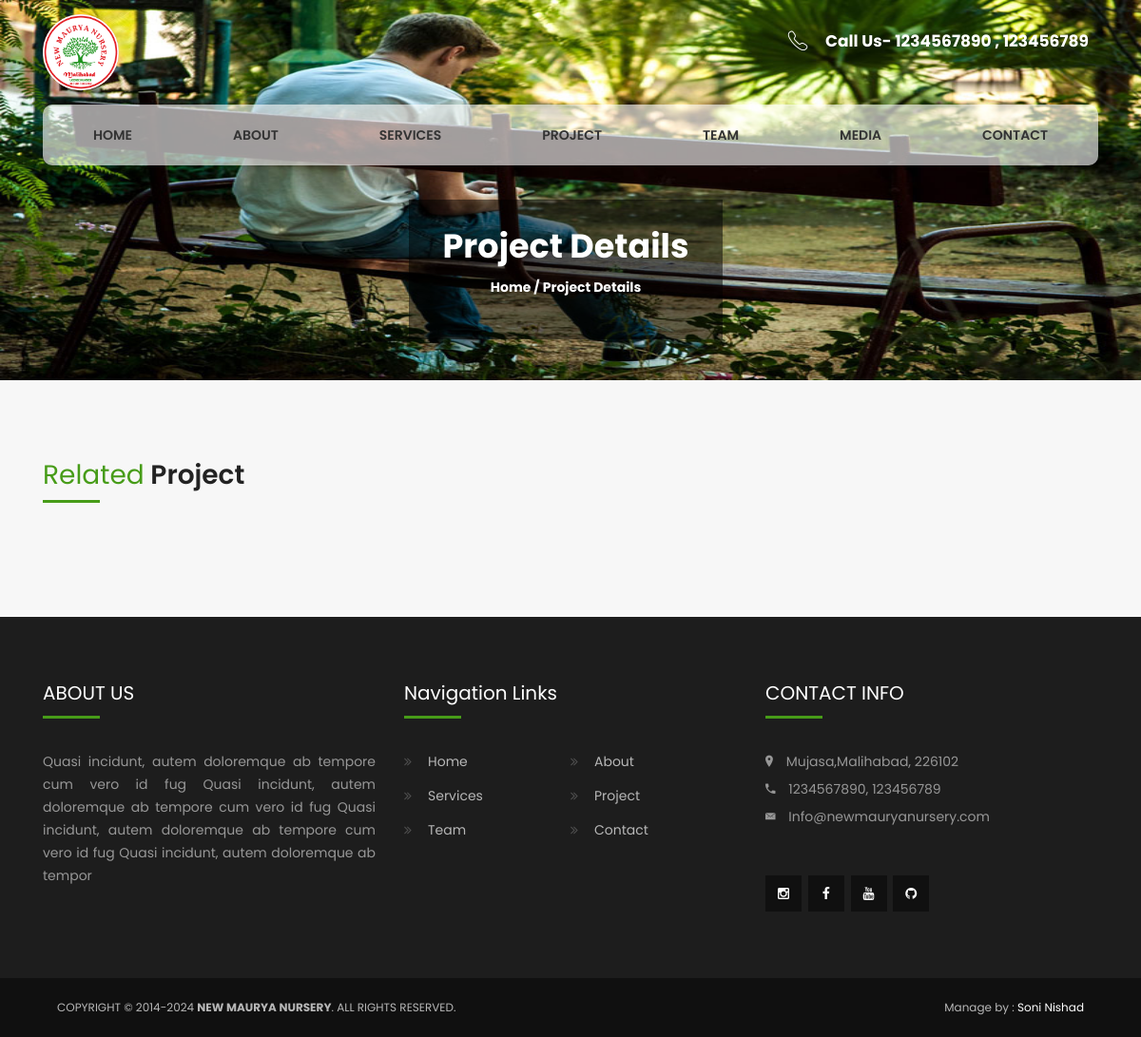
The app's page /project-details.php with its own data.
### tables this page shows
CREATE TABLE `logo` (
  `id` int(11) NOT NULL,
  `image` varchar(1000) NOT NULL
);

CREATE TABLE `header` (
  `id` int(11) NOT NULL,
  `address` varchar(1000) NOT NULL,
  `email` varchar(50) NOT NULL,
  `contactno` varchar(13) NOT NULL,
  `contactinfo` varchar(13) NOT NULL,
  `social_media` varchar(2000) NOT NULL
);

CREATE TABLE `background` (
  `id` int(11) NOT NULL,
  `image` varchar(2000) NOT NULL
);

CREATE TABLE `footer` (
  `id` int(11) NOT NULL,
  `about` varchar(225) NOT NULL
);

CREATE TABLE `social_media` (
  `id` int(11) NOT NULL,
  `icons` varchar(225) NOT NULL,
  `url` varchar(225) NOT NULL
);

### project-details.php (the view, shortened to what this page needs)
<?php
include ("navigation.php");
?>
<div class="box">
                <?php
                $query="select * from background";
                $result=mysqli_query($conn,$query);
                $row=mysqli_fetch_assoc($result)
                ?>
    <img src="upload/<?php echo $row['image']; ?>" alt="" height="400px" width="100%">
    <div class="div title_row light-color" style="margin-top:-220px;">
        <h1 style="width:330px;height:147px; padding-top:30px; background:rgba(0, 0, 0, .5);"><span>Project Details</span>
            <div class="page-breadcrumb mt-3" style="font-size:14px;background:transparent;z-index:-1;">
                <a>Home </a>/ <span style="color:white;">Project Details</span>
            </div>
        </h1>
    </div>
</div>
<div class="padding gray-bg">
    <div class="container">
        <div class="row">
            <div class="col-sm-12">
                <div class="he pb-30 ">
                    <h2><span>Related</span> Project</h2>
                    <span class="b-line l-left"></span>
                </div>
            </div>
        </div>
    </div>
</div>
<?php
include ("footer.php");
?>

### navigation.php (shortened to what this page needs)
<?php
               include ('connection.php');
?>
<!DOCTYPE html>
<html lang="en">
<head>
    <link href="assets/css/bootstrap.min.css" rel="stylesheet" type="text/css">
    <link href="assets/css/owl.carousel.css" rel="stylesheet" type="text/css">
    <link href="assets/css/font-awesome.css" rel="stylesheet" type="text/css">
    <link href="assets/css/ionicons.css" rel="stylesheet" type="text/css">
    <link href="assets/css/flaticon.css" rel="stylesheet" type="text/css">
    <link href="assets/css/simple-line-icons.css" rel="stylesheet" type="text/css">
    <link href="assets/css/settings.css" type="text/css" rel="stylesheet" media="screen">
    <link href="assets/css/layers.css" type="text/css" rel="stylesheet" media="screen">
    <link href="assets/css/style.css" type="text/css" rel="stylesheet">
    <link href="assets/css/index.css" type="text/css" rel="stylesheet">
    <link href="assets/css/header.css" type="text/css" rel="stylesheet">
    <link href="assets/css/footer.css" type="text/css" rel="stylesheet">
    <link href="assets/css/style.css" type="text/css" rel="stylesheet">
    <link href="assets/css/index1.css" type="text/css" rel="stylesheet">
    <link href="assets/css/header1.css" type="text/css" rel="stylesheet">
    <link href="assets/css/footer1.css" type="text/css" rel="stylesheet">
    <link href="assets/css/theme-color/default.css" rel="stylesheet" type="text/css" id="theme-color" />
</head>
<body>
    <header id="header" class="header">
        <div class="nav-wrap">
            <div class="container">
                <div class="top_info ptb-15">
                    <div class="row d-flex justify-content-between">
                        <div class="col-md-3">
                            <div class="logo">
                                <?php
                                $query="select * from logo";
                                $result=mysqli_query($conn,$query);
                                $row=mysqli_fetch_assoc($result)
                                ?>
                                <img src="upload/<?php echo $row['image']; ?>" alt="Logo" height="80px" width="80px">
                            </div>
                        </div>
                        <div class="col-md-5 d-flex aling-items-center">
                            <div class="call_now">
                                <?php
                                $query="select * from header";
                                $result=mysqli_query($conn,$query);
                                $row=mysqli_fetch_assoc($result)
                                ?>
                                <i class="ion-ios-telephone-outline"></i>
                                <span> <a href="#">Call Us- <?php echo $row['contactno']?> , <?php echo $row['contactinfo']?></a></span>
                            </div>
                        </div>
                    </div>
                </div>
                <div class="row">
                    <div class="col-md-12 nav-bg">
                        <div class="nav_bg_color">
                            <nav class="navigation">
                                <ul class="mobile-menu d-md-flex justify-content-around">
                                    <li>
                                        <a href="index">Home</a><i class="ion-ios-plus-empty hidden-md-up"></i>
                                    </li>
                                    <li>
                                        <a href="about">About</a><i class="ion-ios-plus-empty hidden-md-up"></i>
                                    </li>
                                    <li>
                                        <a href="services">Services</a><i class="ion-ios-plus-empty hidden-md-up"></i>
                                    </li>
                                    <li>
                                        <a href="project">Project</a><i class="ion-ios-plus-empty hidden-md-up"></i>
                                    </li>
                                    <li>
                                        <a href="team">Team</a><i class="ion-ios-plus-empty hidden-md-up"></i>
                                    </li>
                                    <li>
                                        <a href="media">Media</a><i class="ion-ios-plus-empty hidden-md-up"></i>
                                    </li>
                                    <li>
                                        <a href="contact">Contact</a><i class="ion-ios-plus-empty hidden-md-up"></i>
                                    </li>
                                </ul>
                            </nav>
                        </div>
                    </div>
                </div>
            </div>
        </div>
    </header>

### footer.php (shortened to what this page needs)
<footer id="footer">
    <div id="footer-widgets" class="container style-1">
        <div class="row">
            <div class="col-lg-4">
                <div class="widget widget_text">
                    <h2 class="widget-title"><span>ABOUT US</span></h2>
                    <div class="textwidget">
                        <?php
                       $query="select * from footer";
                       $result=mysqli_query($conn,$query);
                       $row=mysqli_fetch_assoc($result)
                       ?>
                        <p class="justifier">
                            <?php echo $row['about']; ?>
                        </p>
                    </div>
                </div>
            </div>
            <div class="col-lg-4">
                <div class="widget widget_links">
                    <h2 class="widget-title"><span>Navigation Links</span></h2>
                    <ul class="wprt-links clearfix col2">
                        <li>
                            <a href="index">Home</a>
                        </li>
                        <li>
                            <a href="about">About</a>
                        </li>
                        <li>
                            <a href="services">Services</a>
                        </li>
                        <li>
                            <a href="project">Project</a>
                        </li>
                        <li>
                            <a href="team">Team</a>
                        </li>
                        <li>
                            <a href="contact">Contact</a>
                        </li>
                    </ul>
                </div>
            </div>
            <div class="col-lg-4">
                <div class="widget widget_information">
                    <h2 class="widget-title"><span>CONTACT INFO</span></h2>
                    <?php
                       $query="select * from header";
                       $result=mysqli_query($conn,$query);
                       $row=mysqli_fetch_assoc($result)
                       ?>
                    <ul>
                           <li class="address clearfix">
                               <span class="icon ion-ios-location"></span>
                               <span style="padding-bottom:3px;margin-left:10px"><?php echo $row['address']; ?></span>
                           </li>
                           <li class="phone clearfix">
                               <span class="icon ion-android-call"></span>
                               <span style="padding-bottom:3px;margin-left:10px"><?php echo $row['contactno']; ?>,  <?php echo $row['contactinfo']; ?></span>
                           </li>
                           <li class="email clearfix">
                               <span class="icon ion-ios-email"></span>
                               <span style="margin-left:10px"><?php echo $row['email']; ?></span>
                           </li>
                       </ul>
                </div>
                <div class="widget widget_socials">
                    <?php
                       $query="select * from social_media";
                       $result=mysqli_query($conn,$query);
                       while($row=mysqli_fetch_assoc($result))
                       {
                       ?>
                    <div class="socials" style="display:inline">
                        <a target="_blank" href="<?php echo $row['url'];?>"><i
                                class="<?php echo $row['icons'];?>"></i></a>
                    </div>
                    <?php
                       }
                       ?>
                </div>
            </div>
        </div>
    </div>
    <div id="bottom" class="clearfix style-1">
        <div id="bottom-bar-inner" class="wprt-container">
            <div class="bottom-bar-inner-wrap">
                <div class="bottom-bar-content">
                    <div id="copyright">
                        Copyright &copy; 2014-
                        <a><b>New Maurya Nursery</b></a>.
                        All Rights Reserved.
                    </div>
                </div>
                      <div class="bottom-bar-menu">
                       Manage by :
                       <a href="#" target="_blank"><span style="color:white;">Soni Nishad</span></a>
                   </div>
            </div>
        </div>
    </div>
</footer>
</body>
</html>

### assets/css/header.css (style rules this page uses)
#header, .header { position: absolute; left: 0; top: 0; width: 100%; z-index: 999; -webkit-transition: all 0.4s ease-out; transition: all 0.4s ease-out; }
.call_now { padding: 5px 10px; border-radius: 10px; line-height: 2.8; width: 100%; text-align: right; }
.call_now i { font-size: 30px; line-height: 1; display: inline-block; text-align: center; vertical-align: middle; color: #fff; }
.call_now span a { font-size: 17px; display: inline-block; vertical-align: middle; color: #fff; font-weight: bold; margin-left: 15px; }
.nav_bg_color { display: inline-block; background: rgba(255, 255, 255, 0.61); width: 100%; border-radius: 10px; }
.header ul { list-style: none; padding: 0; margin: 0; }
.header ul li { float: left; position: relative; }
.navigation ul li a { font-size: 14px; font-weight: 600; text-decoration: none; text-transform: uppercase; }
.navigation > ul > li > a { display: block; padding: 20px 22px; color: #333; transition: all 0.25s ease 0s; -webkit-transition: all 0.25s ease 0s; -moz-transition: all 0.25s ease 0s; -o-transition: all 0.25s ease 0s; outline: none; }

### assets/css/footer.css (style rules this page uses)
#footer-widgets .widget .widget-title { font-size: 1.428em; margin-bottom: 25px; z-index: 1; position: relative; }
#footer-widgets .widget .widget-title { margin-bottom: 36px; color: #fff; }
#sidebar .widget .widget-title > span:after, #sidebar .widget .widget-title > span:after, #footer-widgets .widget .widget-title > span:after, #footer-widgets .widget .widget-title > span:after { width: 0; height: 1px; background-color: #585252; content: ""; position: absolute; left: 0; top: 100%; z-index: -2; }
#footer-widgets .widget { position: relative; z-index: 1; margin-top: 50px; color: #979797; }
#footer-widgets .widget:first-child { margin: 0; }
#footer-widgets .widget .widget-title > span { display: block; position: relative; padding-bottom: 12px; color: #fff; }
#footer-widgets .widget ul { margin: 0; list-style: none; padding: 0; }
#footer-widgets .widget.widget_links ul.col2 li { width: 50%; float: left; padding: 0 0 12px; }
#footer-widgets .widget.widget_links ul li a { position: relative; display: inline-block; padding-left: 25px; color: #b7b7b7; text-decoration: none; }
#footer-widgets .widget.widget_links ul li a:before { content: "\f105"; font-family: "FontAwesome"; font-size: 14px; position: absolute; left: 0; top: 0; }
#footer-widgets .widget.widget_links ul li a:before { content: "\f101"; }
#footer-widgets .widget.widget_links ul li a:before { color: #4f4f4f; }
#footer-widgets .widget.widget.widget_information ul li { position: relative; padding: 0; border: 0; margin-bottom: 5px; }
#footer-widgets .widget.widget_socials .socials a { position: relative; display: inline-block; width: 38px; height: 38px; color: #fff; line-height: 38px; text-align: center; margin-right: 3px; margin-bottom: 10px; z-index: 1; }
#footer-widgets .widget.widget_socials .socials a:before { content: ""; position: absolute; left: 0; top: 0; width: 100%; height: 100%; z-index: -1; border: 1px solid #eaeaea; background-color: transparent; -webkit-border-radius: 50%; -moz-border-radius: 50%; border-radius: 50%; -webkit-transition: all ease .238s; -moz-transition: all ease .238s; transition: all ease .238s; }
#footer-widgets .widget.widget_socials .socials a:before { content: ""; position: absolute; left: 0; top: 0; width: 100%; height: 100%; z-index: -1; border: 1px solid #101010; background-color:#101010; -webkit-border-radius: 0px; -moz-border-radius: 0px; border-radius: 0px; -webkit-transition: all ease .238s; -moz-transition: all ease .238s; transition: all ease .238s; }
#footer-widgets .widget .widget-title > span::after { width: 0; height: 1px; background-color: #585252; content: ""; position: absolute; left: 0; top: 100%; z-index: -2; width: 60px; height: 3px; background-color: #ffbc13; }
#bottom { font-size: 0.857em; background-color:#101010; padding: 19px 0; color: #b7b7b7; margin-top: 60px; }
#bottom .bottom-bar-inner-wrap { display: table; overflow: hidden; width: 100%; }
#bottom .bottom-bar-content { display: table-cell; margin: 0; text-align: left; vertical-align: middle; width: 50%; }
#bottom .bottom-bar-menu { display: table-cell; text-align: right; vertical-align: middle; width: 50%; }
.wprt-container { width: 1170px; margin: 0 auto; max-width: 90%; }
#copyright { text-transform: uppercase; }

### navigation.php (style rules this page uses)
.justifier { text-align:justify; }

### records on screen
logo: image (picture)
header: contactno "1234567890", contactinfo "123456789", address "Mujasa,Malihabad, 226102", email "Info@newmauryanursery.com"
background: image (picture)
footer: about "Quasi incidunt, autem doloremque ab tempore cum vero id fug Quasi incidunt, autem doloremque ab tempore cum vero id fug Quasi incidunt, autem doloremque ab tempore cum vero id fug Quasi incidunt, autem doloremque ab tempor"
